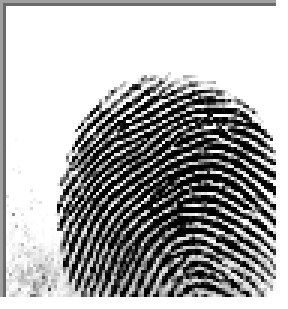
#> input picture dataset_blood_group/A+/cluster_0_1862.BMP, 96 x 103 px (shown 3 times larger)
$ python -i augmentation.py   (imports and definitions only)
#> lines starting #> are read from the running program, lines starting #| are printed output that depends on the picture
#> further down, picture is the input picture: PIL image 96x103 RGBA; mean R, G, B, A 151.8, 151.8, 151.8, 234.9
"""
experiments/mfs100_domain_adaptation/augmentation.py
======================================================
Isolated conservative data augmentation pipeline for MFS100 training images.
CRITICAL: Applied ONLY to training images. Never applied to validation or test sets.

Parameters:
  - Rotation: +/- 8 degrees
  - Translation: +/- 6%
  - Scaling / Zoom: +/- 5%
  - Brightness factor: [0.90, 1.10] (+/- 10%)
  - Contrast factor: [0.85, 1.15] (+/- 15%)
  - Gamma variation: [0.85, 1.15]
  - Gaussian blur: sigma in [0.0, 0.6]
  - Additive Gaussian noise: sigma in [0.0, 4.0]
"""

import random
import numpy as np
import cv2
from PIL import Image, ImageEnhance

AUGMENTATION_CONFIG = {
    "rotation_range_deg": (-8.0, 8.0),
    "translation_pct": (-0.06, 0.06),
    "scale_range": (0.95, 1.05),
    "brightness_range": (0.90, 1.10),
    "contrast_range": (0.85, 1.15),
    "gamma_range": (0.85, 1.15),
    "gaussian_blur_sigma_max": 0.6,
    "additive_noise_sigma_max": 4.0
}

def apply_conservative_mfs100_augmentation(pil_img):
    """
    Applies conservative stochastic transformations simulating optical acquisition variability.
    Takes a PIL Image and returns an augmented PIL Image of identical dimensions.
    """
    img = pil_img.copy()

    # 1. Random Rotation (-8 to +8 degrees)
    rot_deg = random.uniform(*AUGMENTATION_CONFIG["rotation_range_deg"])
    img = img.rotate(rot_deg, resample=Image.Resampling.BILINEAR, fillcolor=(255, 255, 255))
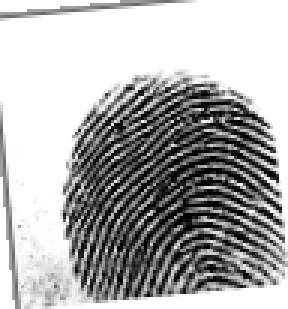
#> img: PIL image 96x103 RGBA (shown 3 times larger); mean R, G, B, A 160.8, 160.8, 160.8, 240.8; transparent parts drawn white

    # 2. Random Translation (-6% to +6%) and Scaling (0.95 to 1.05)
    w, h = img.size
#> w = 96; h = 103
    scale = random.uniform(*AUGMENTATION_CONFIG["scale_range"])
    dx = int(w * random.uniform(*AUGMENTATION_CONFIG["translation_pct"]))
#> dx = 0
    dy = int(h * random.uniform(*AUGMENTATION_CONFIG["translation_pct"]))
#> dy = -2

    # Affine transform matrix
    cx, cy = w / 2.0, h / 2.0
#> cx = 48; cy = 51.5
    M = cv2.getRotationMatrix2D((cx, cy), 0, scale)
#> M = [[1.03, 0, -1.24], [0, 1.03, -1.33]]
    M[0, 2] += dx
    M[1, 2] += dy

    arr = np.array(img)
    arr_aff = cv2.warpAffine(arr, M, (w, h), borderMode=cv2.BORDER_CONSTANT, borderValue=(255, 255, 255))
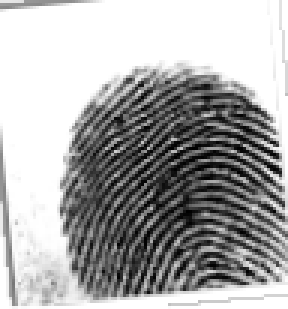
#> arr_aff: shape (103, 96, 4) (shown 3 times larger); mean R, G, B, A 158.8, 158.8, 158.8, 240.2; transparent parts drawn white
    img = Image.fromarray(arr_aff)

    # 3. Random Brightness (0.90 to 1.10)
    b_factor = random.uniform(*AUGMENTATION_CONFIG["brightness_range"])
    img = ImageEnhance.Brightness(img).enhance(b_factor)

    # 4. Random Contrast (0.85 to 1.15)
    c_factor = random.uniform(*AUGMENTATION_CONFIG["contrast_range"])
    img = ImageEnhance.Contrast(img).enhance(c_factor)

    # Convert to float for photometric gamma, blur, and noise
    arr = np.array(img, dtype=np.float32)

    # 5. Random Gamma Correction (0.85 to 1.15)
    gamma = random.uniform(*AUGMENTATION_CONFIG["gamma_range"])
    inv_gamma = 1.0 / gamma
    arr = 255.0 * ((arr / 255.0) ** inv_gamma)

    # 6. Mild Gaussian Blur (sigma <= 0.6 with 50% probability)
    if random.random() < 0.5:
        sigma = random.uniform(0.1, AUGMENTATION_CONFIG["gaussian_blur_sigma_max"])
        ksize = 3
        arr = cv2.GaussianBlur(arr, (ksize, ksize), sigma)

    # 7. Mild Additive Sensor Noise (sigma <= 4.0 with 50% probability)
    if random.random() < 0.5:
        noise_sigma = random.uniform(0.5, AUGMENTATION_CONFIG["additive_noise_sigma_max"])
        noise = np.random.normal(0, noise_sigma, arr.shape)
        arr = arr + noise

    arr = np.clip(arr, 0, 255).astype(np.uint8)
    return Image.fromarray(arr)

>>> from PIL import Image
>>> picture = Image.open('../../dataset_blood_group/A+/cluster_0_1862.BMP')
>>> result = apply_conservative_mfs100_augmentation(picture)

$ run again, on dataset_blood_group/A+/cluster_0_2362.BMP
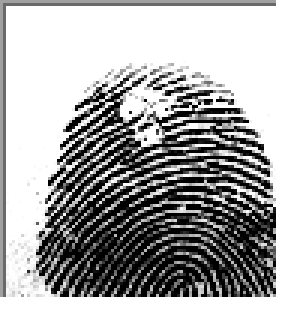
#> input picture dataset_blood_group/A+/cluster_0_2362.BMP, 96 x 103 px (shown 3 times larger)
#> picture is the input picture: PIL image 96x103 RGBA; mean R, G, B, A 143, 143, 143, 234.9
#> in apply_conservative_mfs100_augmentation, `img = img.rotate(rot_deg, resample=Image.Resampling.BILINEAR, fillcolo..`:
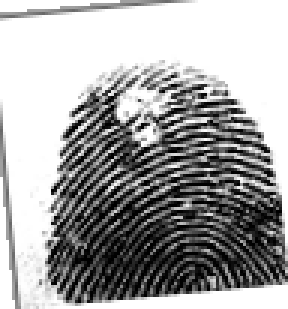
#> img: PIL image 96x103 RGBA (shown 3 times larger); mean R, G, B, A 151.7, 151.7, 151.7, 240.8; transparent parts drawn white
#> in apply_conservative_mfs100_augmentation, `arr_aff = cv2.warpAffine(arr, M, (w, h), borderMode=cv2.BORDER_CONSTAN..`:
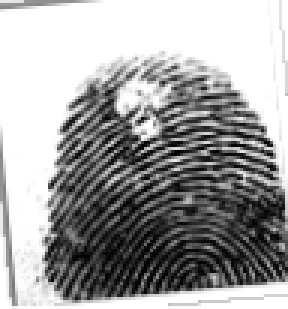
#> arr_aff: shape (103, 96, 4) (shown 3 times larger); mean R, G, B, A 149.5, 149.5, 149.5, 240.2; transparent parts drawn white

$ run again, on dataset_blood_group/A+/cluster_0_3263.BMP
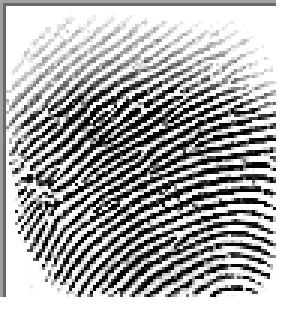
#> input picture dataset_blood_group/A+/cluster_0_3263.BMP, 96 x 103 px (shown 3 times larger)
#> picture is the input picture: PIL image 96x103 RGBA; mean R, G, B, A 151, 151, 151, 234.9
#> in apply_conservative_mfs100_augmentation, `img = img.rotate(rot_deg, resample=Image.Resampling.BILINEAR, fillcolo..`:
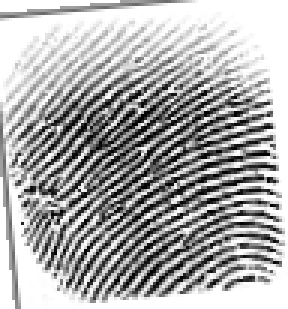
#> img: PIL image 96x103 RGBA (shown 3 times larger); mean R, G, B, A 160.2, 160.2, 160.2, 240.8; transparent parts drawn white
#> in apply_conservative_mfs100_augmentation, `arr_aff = cv2.warpAffine(arr, M, (w, h), borderMode=cv2.BORDER_CONSTAN..`:
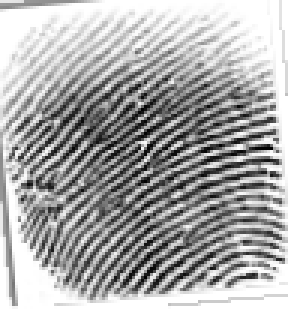
#> arr_aff: shape (103, 96, 4) (shown 3 times larger); mean R, G, B, A 158.1, 158.1, 158.1, 240.2; transparent parts drawn white

$ run again, on dataset_blood_group/A+/cluster_0_3407.BMP
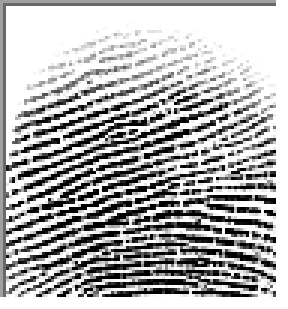
#> input picture dataset_blood_group/A+/cluster_0_3407.BMP, 96 x 103 px (shown 3 times larger)
#> picture is the input picture: PIL image 96x103 RGBA; mean R, G, B, A 157.5, 157.5, 157.5, 234.9
#> in apply_conservative_mfs100_augmentation, `img = img.rotate(rot_deg, resample=Image.Resampling.BILINEAR, fillcolo..`:
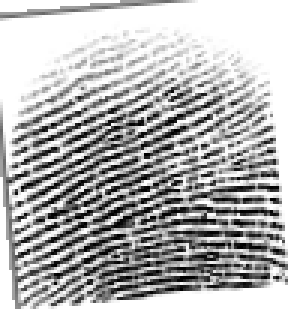
#> img: PIL image 96x103 RGBA (shown 3 times larger); mean R, G, B, A 166.4, 166.4, 166.4, 240.8; transparent parts drawn white
#> in apply_conservative_mfs100_augmentation, `arr_aff = cv2.warpAffine(arr, M, (w, h), borderMode=cv2.BORDER_CONSTAN..`:
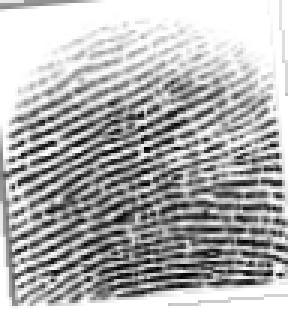
#> arr_aff: shape (103, 96, 4) (shown 3 times larger); mean R, G, B, A 164.8, 164.8, 164.8, 240.2; transparent parts drawn white
